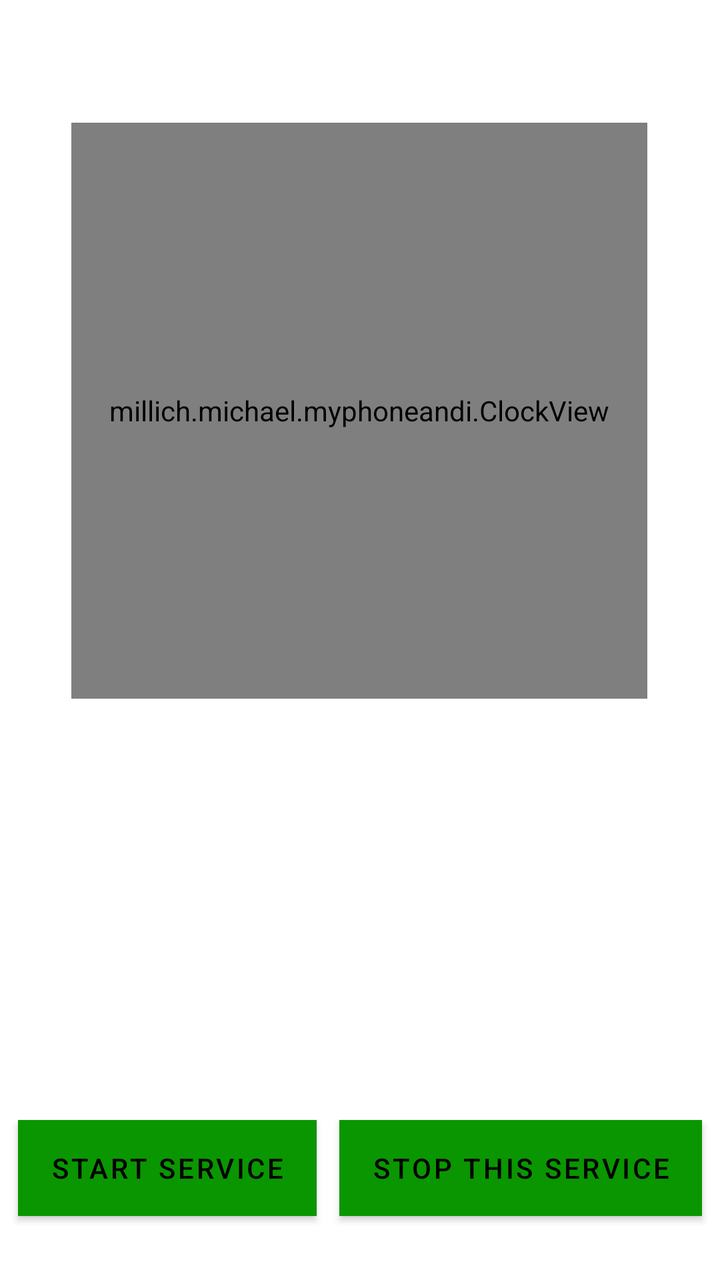
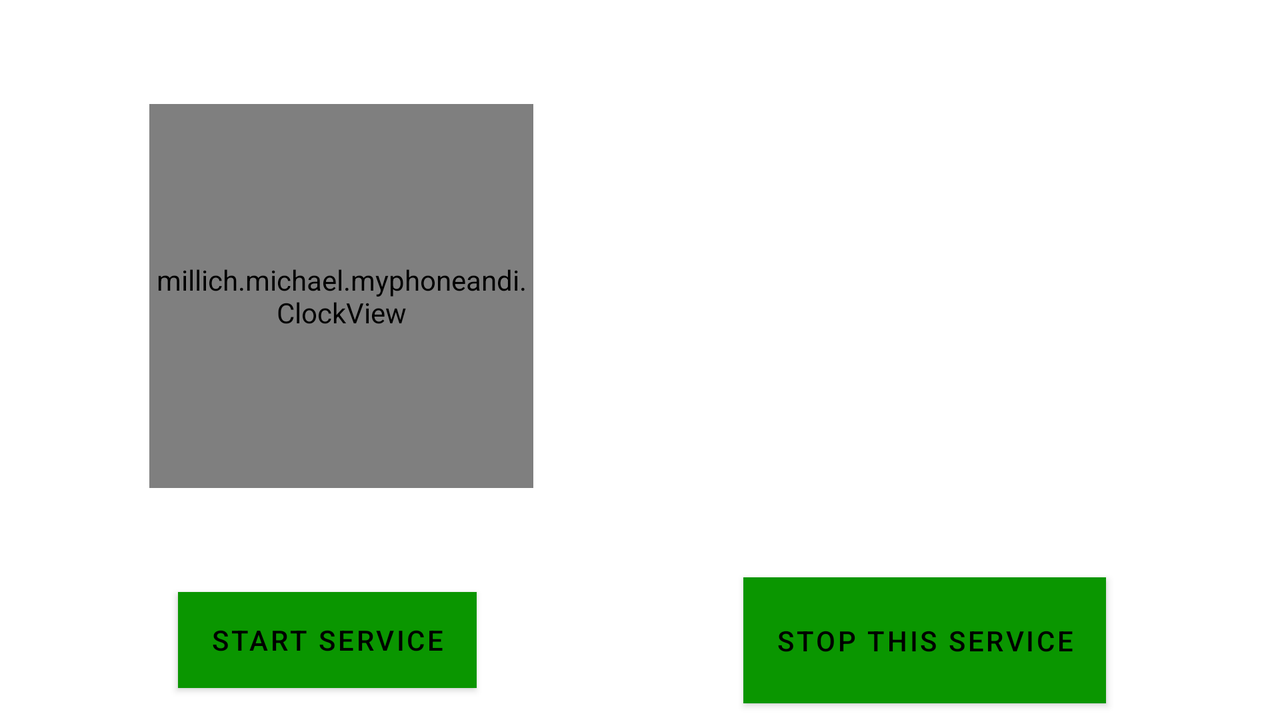

Two renders of one Android screen. The first uses the default layout on a phone; the second uses the alternative layout the repository ships for a different screen configuration, on a matching device. The two XML files are below.
<!-- AndroidManifest.xml: application theme Theme.MyPhoneAndI -->
<!-- res/layout/fragment_home.xml -->
<?xml version="1.0" encoding="utf-8"?>
<layout xmlns:android="http://schemas.android.com/apk/res/android"
    xmlns:app="http://schemas.android.com/apk/res-auto"
    xmlns:tools="http://schemas.android.com/tools">

    <data>
        <variable
            name="viewModel"
            type="millich.michael.myphoneandi.home.HomeViewModel" />
    </data>

    <androidx.constraintlayout.widget.ConstraintLayout
        android:id="@+id/constraint_layout"
        android:layout_width="match_parent"
        android:layout_height="match_parent">

        <Button
            android:id="@+id/button_start_service"
            android:layout_width="wrap_content"
            android:layout_height="wrap_content"
            android:layout_marginHorizontal="@dimen/buttons_margin"
            android:layout_marginBottom="32dp"
            android:background="?attr/colorPrimary"
            android:enabled="@{!viewModel.buttonVisible}"
            android:textSize="@dimen/text_size"
            android:text="@string/start_service"
            android:textColor="?attr/colorOnPrimary"
            app:layout_constraintBottom_toBottomOf="parent"
            app:layout_constraintEnd_toStartOf="@+id/button_stop_service"
            app:layout_constraintHorizontal_chainStyle="spread"
            app:layout_constraintStart_toStartOf="parent" />

        <Button
            android:id="@+id/button_stop_service"
            android:layout_width="wrap_content"
            android:layout_height="wrap_content"
            android:layout_marginHorizontal="@dimen/buttons_margin"
            android:background="?attr/colorPrimary"
            android:enabled="@{viewModel.buttonVisible}"
            android:text="@string/stop_service"
            android:textColor="?attr/colorOnPrimary"
            android:textSize="@dimen/text_size"
            app:layout_constraintBottom_toBottomOf="@+id/button_start_service"
            app:layout_constraintEnd_toEndOf="parent"
            app:layout_constraintStart_toEndOf="@+id/button_start_service"
            app:layout_constraintTop_toTopOf="@+id/button_start_service" />

        <millich.michael.myphoneandi.ClockView
            android:id="@+id/clock_view"
            android:layout_width="0dp"
            android:layout_height="0dp"
            app:ViewModel="@{viewModel}"
            app:layout_constraintBottom_toTopOf="@+id/button_start_service"
            app:layout_constraintDimensionRatio="1:1"
            app:layout_constraintEnd_toEndOf="parent"
            app:layout_constraintHorizontal_bias="0.496"
            app:layout_constraintStart_toStartOf="parent"
            app:layout_constraintTop_toTopOf="parent"
            app:layout_constraintVertical_bias="0.226"
            app:layout_constraintWidth_percent="0.8" />

        <androidx.recyclerview.widget.RecyclerView
            android:id="@+id/unlock_list"
            android:layout_width="0dp"
            android:layout_height="0dp"
            android:layout_marginTop="20dp"
            android:layout_marginBottom="30dp"
            android:contentDescription="@string/unlock_list_description"
            app:layoutManager="androidx.recyclerview.widget.LinearLayoutManager"
            app:layout_constraintBottom_toTopOf="@+id/button_start_service"
            app:layout_constraintEnd_toEndOf="@+id/clock_view"
            app:layout_constraintStart_toStartOf="@+id/clock_view"
            app:layout_constraintTop_toBottomOf="@+id/clock_view" />


    </androidx.constraintlayout.widget.ConstraintLayout>
</layout>
<!-- resources referenced by this layout -->
<resources>
  <dimen name="buttons_margin">2dp</dimen>
  <dimen name="text_size">14sp</dimen>
  <string name="start_service">Start Service</string>
  <string name="stop_service">Stop This Service</string>
  <string name="unlock_list_description">A list to show you how many unlocks, Wow such empty</string>
  <style name="Theme.MyPhoneAndI" parent="Theme.MaterialComponents.DayNight.NoActionBar">
          
          <item name="colorPrimary">@color/green_500</item>
          <item name="colorPrimaryVariant">@color/green_700</item>
          <item name="colorOnPrimary">@color/black</item>
          
          <item name="colorSecondary">@color/teal_700</item>
          <item name="colorSecondaryVariant">@color/teal_700</item>
          <item name="colorOnSecondary">@color/white</item>
          
          <item name="android:statusBarColor" tools:targetApi="l">?attr/colorPrimaryVariant</item>
          
      </style>
  <color name="green_500">#0A9600</color>
  <color name="green_700">#127900</color>
  <color name="black">#FF000000</color>
  <color name="teal_700">#FF018786</color>
  <color name="white">#FFFFFFFF</color>
</resources>
<!-- res/layout-land/fragment_home.xml (the repository's variant of the layout above) -->
<!-- drawn on the phone turned sideways -->
<?xml version="1.0" encoding="utf-8"?>
<layout xmlns:android="http://schemas.android.com/apk/res/android"
    xmlns:app="http://schemas.android.com/apk/res-auto"
    xmlns:tools="http://schemas.android.com/tools">

    <data>
        <variable
            name="viewModel"
            type="millich.michael.myphoneandi.home.HomeViewModel" />
    </data>

    <androidx.constraintlayout.widget.ConstraintLayout
        android:layout_width="match_parent"
        android:layout_height="match_parent"
        android:id="@+id/constraint_layout">

        <Button
            android:id="@+id/button_start_service"
            android:layout_width="wrap_content"
            android:layout_height="wrap_content"
            android:layout_marginHorizontal="@dimen/buttons_margin"
            android:layout_marginBottom="16dp"
            android:background="?attr/colorPrimary"
            android:enabled="@{!viewModel.buttonVisible}"
            android:text="@string/start_service"
            android:textSize="@dimen/text_size"
            android:textColor="?attr/colorOnPrimary"
            app:layout_constraintBottom_toBottomOf="parent"
            app:layout_constraintEnd_toStartOf="@+id/button_stop_service"
            app:layout_constraintHorizontal_bias="0.5"
            app:layout_constraintStart_toStartOf="parent" />

        <Button
            android:id="@+id/button_stop_service"
            android:layout_width="wrap_content"
            android:layout_height="63dp"
            android:layout_marginHorizontal="@dimen/buttons_margin"
            android:layout_marginStart="44dp"
            android:background="?attr/colorPrimary"
            android:enabled="@{viewModel.buttonVisible}"
            android:textSize="@dimen/text_size"
            android:text="@string/stop_service"
            android:textColor="?attr/colorOnPrimary"
            app:layout_constraintBottom_toBottomOf="@+id/button_start_service"
            app:layout_constraintEnd_toEndOf="parent"
            app:layout_constraintHorizontal_bias="0.5"
            app:layout_constraintStart_toEndOf="@+id/button_start_service"
            app:layout_constraintTop_toTopOf="@+id/button_start_service" />

        <millich.michael.myphoneandi.ClockView
            android:id="@+id/clock_view"
            android:layout_width="0dp"
            android:layout_height="0dp"
            app:ViewModel="@{viewModel}"
            app:layout_constraintBottom_toTopOf="@+id/button_start_service"
            app:layout_constraintDimensionRatio="1:1"
            app:layout_constraintEnd_toStartOf="@+id/unlock_list"
            app:layout_constraintHorizontal_bias="0.5"
            app:layout_constraintStart_toStartOf="parent"
            app:layout_constraintTop_toTopOf="parent"
            app:layout_constraintWidth_percent="0.3" />

        <androidx.recyclerview.widget.RecyclerView
            android:id="@+id/unlock_list"
            android:layout_width="0dp"
            android:layout_height="0dp"
            android:layout_marginEnd="32dp"
            app:layoutManager="androidx.recyclerview.widget.LinearLayoutManager"
            app:layout_constraintBottom_toBottomOf="@+id/clock_view"
            app:layout_constraintEnd_toEndOf="parent"
            app:layout_constraintHorizontal_bias="0.5"
            app:layout_constraintDimensionRatio="1:1"
            android:contentDescription="@string/unlock_list_description"
            app:layout_constraintStart_toEndOf="@+id/clock_view"
            app:layout_constraintTop_toTopOf="@+id/clock_view" />



    </androidx.constraintlayout.widget.ConstraintLayout>
</layout>
